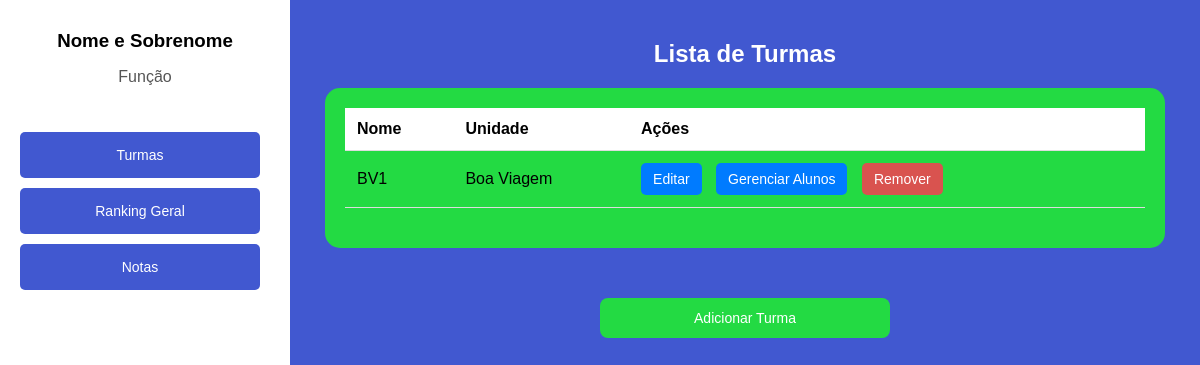
/cadastros/turmas/ (signed in), run on an earlier commit of the app's database.
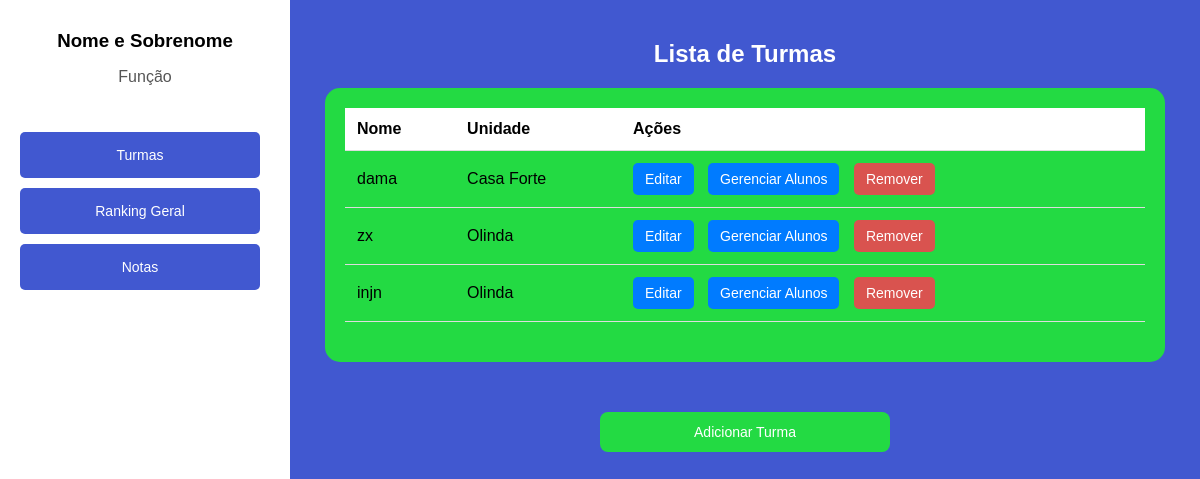
And on a later commit of the database.
### cadastros/models.py (models this page shows, shortened)
class Turma(models.Model):
    nome = models.CharField(max_length=100)
    unidade = models.CharField(max_length=100)

### cadastros/views.py (the view, shortened to what this page needs)
# urls.py: path('turmas/', TurmaView.as_view(), name='turmas'),
class TurmaView(LoginRequiredMixin, View):
    login_url = '/login/'  # Redireciona para login se não autenticado
    template_name_list = 'turmas.html'
    template_name_add = 'adicionar_turma.html'
    template_name_edit = 'editar_turma.html'
    def get(self, request, turma_id=None):
        if turma_id:  # Página de editar turma
            turma = get_object_or_404(Turma, id=turma_id)
            return render(request, self.template_name_edit, {'turma': turma})
        elif request.path.endswith('adicionar/'):  # Página de adicionar turma
            return render(request, self.template_name_add)
        else:  # Página de listagem de turmas
            turmas = Turma.objects.all()
            return render(request, self.template_name_list, {'turmas': turmas})

### cadastros/templates/turmas.html (shortened to what this page needs)
<!DOCTYPE html>
<html lang="pt-br">
<head>
</head>
<body>
    <div class="sidebar">
        <div class="profile">
            <h3>Nome e Sobrenome</h3>
            <p>Função</p>
        </div>
        <nav>
            <a href="#">Turmas</a>
            <a href="#">Ranking Geral</a>
            <a href="#">Notas</a>
        </nav>
    </div>
    <div class="container">
        <h2>Lista de Turmas</h2>
        <div class="table-container">
            <table>
                <thead>
                    <tr>
                        <th>Nome</th>
                        <th>Unidade</th>
                        <th>Ações</th>
                    </tr>
                </thead>
                <tbody>
                    {% for turma in turmas %}
                    <tr id="turma-{{ turma.id }}">
                        <td>{{ turma.nome }}</td>
                        <td>{{ turma.unidade }}</td>
                        <td>
                            <a href="{% url 'editar_turma' turma.id %}">Editar</a>
                            <a href="{% url 'listar_alunos' turma.id %}">Gerenciar Alunos</a>
                            <button class="remover-turma" data-id="{{ turma.id }}">Remover</button>
                        </td>
                    </tr>
                    {% endfor %}
                </tbody>
            </table>
        </div>
        <a href="{% url 'adicionar_turma' %}" class="add-turma">Adicionar Turma</a>
    </div>
</body>
</html>

### cadastros/templates/turmas.html (style rules this page uses)
body { font-family: Arial, sans-serif; background-color: rgb(65, 88, 208); color: #333; margin: 0; padding: 0; display: flex; height: 100vh; }
.sidebar { width: 250px; background-color: white; padding: 20px; color: black; display: flex; flex-direction: column; justify-content: flex-start; }
.sidebar .profile { text-align: center; margin-bottom: 30px; }
.sidebar .profile h3 { margin: 10px 0 5px; color: black; }
.sidebar .profile p { color: #555; }
.sidebar nav { display: flex; flex-direction: column; }
.sidebar nav a { text-decoration: none; color: white; padding: 15px; border-radius: 5px; background-color: rgb(65, 88, 208); margin-bottom: 10px; text-align: center; }
.container { flex: 1; padding: 20px; background-color: rgb(65, 88, 208); color: white; }
h2 { text-align: center; color: #fff; margin-top: 20px; }
.table-container { margin: 0 auto; padding: 20px; max-width: 800px; background-color: rgb(35, 218, 67); border-radius: 15px; color: black; }
table { width: 100%; border-collapse: collapse; margin-bottom: 20px; }
th, td { text-align: left; padding: 12px; border-bottom: 1px solid #ddd; }
th { background-color: #ffffff; color: black; font-weight: bold; }
tr:nth-child(even) { background-color: rgb(35, 218, 67); }
a, button { background-color: #007BFF; color: white; text-decoration: none; padding: 8px 12px; border-radius: 5px; font-size: 14px; cursor: pointer; border: none; }
a { margin-right: 10px; }
.remover-turma { background-color: #D9534F; }
.add-turma { display: block; text-align: center; background-color: rgb(35, 218, 67); color: white; padding: 12px 20px; border-radius: 8px; text-decoration: none; width: 250px; margin: 50px auto; }

What changed in the data, as far as the page shows it:
removed Turma: nome "BV1", unidade "Boa Viagem"
added Turma: nome "dama", unidade "Casa Forte"
added Turma: nome "zx", unidade "Olinda"
added Turma: nome "injn", unidade "Olinda"
